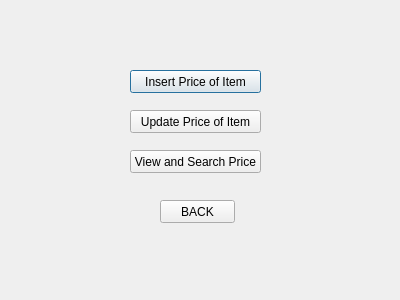
<?xml version="1.0" encoding="UTF-8"?>
<ui version="4.0">
 <class>PriceList</class>
 <widget class="QDialog" name="PriceList">
  <property name="geometry">
   <rect>
    <x>0</x>
    <y>0</y>
    <width>400</width>
    <height>300</height>
   </rect>
  </property>
  <property name="windowTitle">
   <string>Price List</string>
  </property>
  <property name="modal">
   <bool>true</bool>
  </property>
  <widget class="QPushButton" name="InsertPriceButton">
   <property name="geometry">
    <rect>
     <x>130</x>
     <y>70</y>
     <width>131</width>
     <height>23</height>
    </rect>
   </property>
   <property name="text">
    <string>Insert Price of Item</string>
   </property>
  </widget>
  <widget class="QPushButton" name="UpdatePriceButton">
   <property name="geometry">
    <rect>
     <x>130</x>
     <y>110</y>
     <width>131</width>
     <height>23</height>
    </rect>
   </property>
   <property name="text">
    <string>Update Price of Item</string>
   </property>
  </widget>
  <widget class="QPushButton" name="ViewPriceButton">
   <property name="geometry">
    <rect>
     <x>130</x>
     <y>150</y>
     <width>131</width>
     <height>23</height>
    </rect>
   </property>
   <property name="text">
    <string>View and Search Price</string>
   </property>
  </widget>
  <widget class="QPushButton" name="backButton">
   <property name="geometry">
    <rect>
     <x>160</x>
     <y>200</y>
     <width>75</width>
     <height>23</height>
    </rect>
   </property>
   <property name="text">
    <string>BACK</string>
   </property>
  </widget>
 </widget>
 <resources/>
 <connections/>
</ui>
